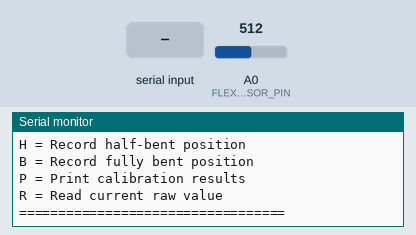
Bench run of a sketch on a simulated Arduino Uno, built with avr-gcc and run on an emulated ATmega328P. Parts: the last lines printed to the serial monitor. The test bench sets the inputs (shaded band); at power-on: A0 (FLEX_SENSOR_PIN) = 512.

Above: at 2.2 s.
2.3 s: "F" received over Serial
At 3.4 s:
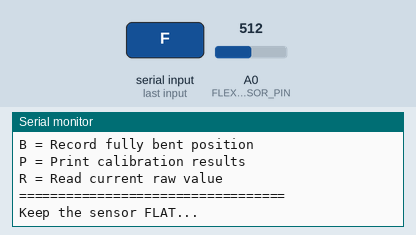
5.3 s: "H" received over Serial
At 5.7 s:
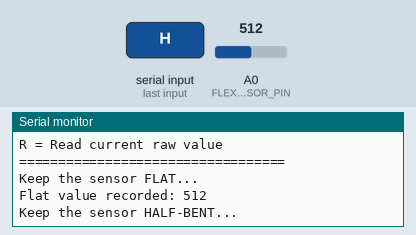
8.3 s: "B" received over Serial
At 9.2 s:
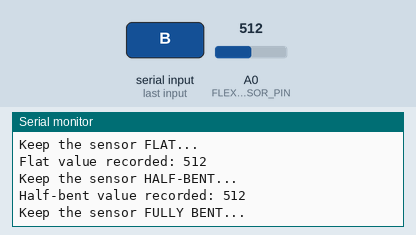
11.3 s: "P" received over Serial
At 12.4 s:
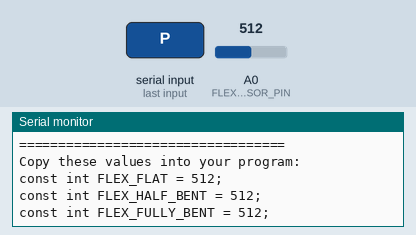
12.8 s: "R" received over Serial
At 13.8 s:
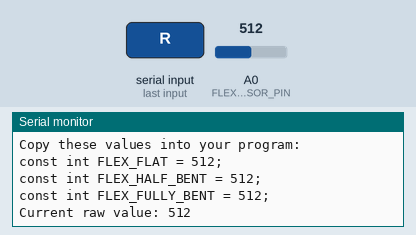

The sketch:

flexCalibrator.ino
```cpp
/*
  SpectraSymbol Flex Sensor Calibration
  Sensor pin: A0

  Serial commands:
  F = Calibrate flat position
  H = Calibrate half-bent position
  B = Calibrate fully bent position
  P = Print calibration results
  R = Read current raw value
*/

const int FLEX_SENSOR_PIN = A0;

const int SAMPLE_COUNT = 100;
const int SAMPLE_DELAY_MS = 5;

int flatValue = -1;
int halfBentValue = -1;
int fullyBentValue = -1;

void setup() {
  Serial.begin(115200);
  pinMode(FLEX_SENSOR_PIN, INPUT);

  delay(1000);

  Serial.println("==================================");
  Serial.println(" FLEX SENSOR CALIBRATION");
  Serial.println("==================================");
  Serial.println("Place the sensor in the required position.");
  Serial.println();
  Serial.println("Send:");
  Serial.println("F = Record flat position");
  Serial.println("H = Record half-bent position");
  Serial.println("B = Record fully bent position");
  Serial.println("P = Print calibration results");
  Serial.println("R = Read current raw value");
  Serial.println("==================================");
}

void loop() {
  if (Serial.available() > 0) {
    char command = Serial.read();

    // Convert lowercase letters to uppercase
    if (command >= 'a' && command <= 'z') {
      command = command - 32;
    }

    switch (command) {
      case 'F':
        Serial.println("\nKeep the sensor FLAT...");
        delay(2000);

        flatValue = readAverageValue();

        Serial.print("Flat value recorded: ");
        Serial.println(flatValue);
        break;

      case 'H':
        Serial.println("\nKeep the sensor HALF-BENT...");
        delay(2000);

        halfBentValue = readAverageValue();

        Serial.print("Half-bent value recorded: ");
        Serial.println(halfBentValue);
        break;

      case 'B':
        Serial.println("\nKeep the sensor FULLY BENT...");
        delay(2000);

        fullyBentValue = readAverageValue();

        Serial.print("Fully bent value recorded: ");
        Serial.println(fullyBentValue);
        break;

      case 'P':
        printCalibrationResults();
        break;

      case 'R':
        Serial.print("Current raw value: ");
        Serial.println(analogRead(FLEX_SENSOR_PIN));
        break;
    }
  }
}

/*
  Reads multiple samples and returns their average.
*/
int readAverageValue() {
  long total = 0;

  for (int i = 0; i < SAMPLE_COUNT; i++) {
    total += analogRead(FLEX_SENSOR_PIN);
    delay(SAMPLE_DELAY_MS);
  }

  return total / SAMPLE_COUNT;
}

/*
  Prints all recorded calibration values.
*/
void printCalibrationResults() {
  Serial.println("\n==================================");
  Serial.println(" CALIBRATION RESULTS");
  Serial.println("==================================");

  Serial.print("Flat value      = ");
  printValue(flatValue);

  Serial.print("Half-bent value = ");
  printValue(halfBentValue);

  Serial.print("Fully bent value= ");
  printValue(fullyBentValue);

  Serial.println("==================================");

  if (flatValue >= 0 &&
      halfBentValue >= 0 &&
      fullyBentValue >= 0) {

    Serial.println("\nCopy these values into your program:");

    Serial.print("const int FLEX_FLAT = ");
    Serial.print(flatValue);
    Serial.println(";");

    Serial.print("const int FLEX_HALF_BENT = ");
    Serial.print(halfBentValue);
    Serial.println(";");

    Serial.print("const int FLEX_FULLY_BENT = ");
    Serial.print(fullyBentValue);
    Serial.println(";");
  } else {
    Serial.println("\nCalibration is incomplete.");
    Serial.println("Record F, H and B positions first.");
  }
}

void printValue(int value) {
  if (value < 0) {
    Serial.println("Not recorded");
  } else {
    Serial.println(value);
  }
}
```

Measured:
- after the input at 2.3 s, the serial monitor: prints a new line at once (image 1)
- after the input at 5.3 s, the serial monitor: prints a new line at once (image 2)
- after the input at 8.3 s, the serial monitor: prints a new line at once (image 3)
- after the input at 11.3 s, the serial monitor: prints a new line at once (image 4)
- after the input at 12.8 s, the serial monitor: prints a new line at once (image 5)
